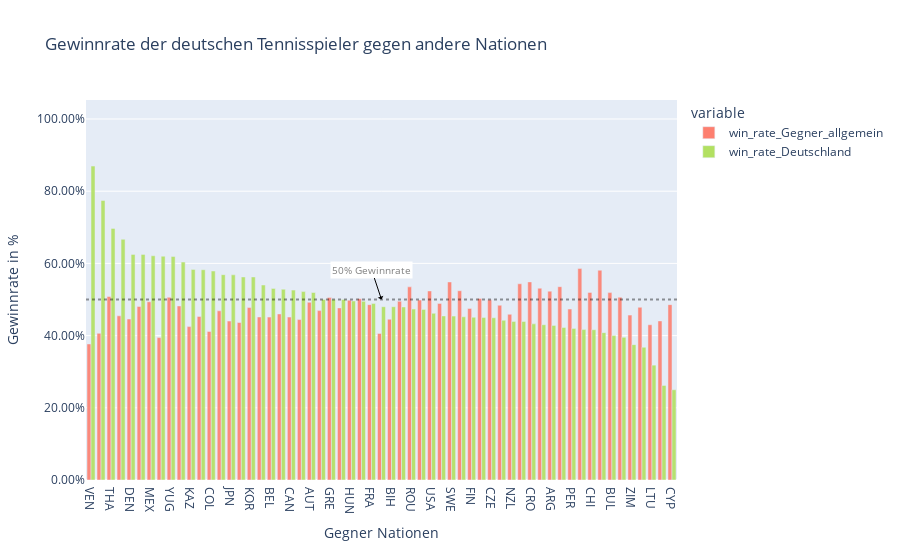

Source (notebook cell):
### Code cell
fig = px.bar(df_merge3, 
            y=['win_rate_Gegner_allgemein', 'win_rate_Deutschland'], 
            x='index',
            title='Gewinnrate der deutschen Tennisspieler gegen andere Nationen',
            barmode="group", 
            color_discrete_sequence= ["#fd7f6f", "#b2e061"],
            opacity=0.9,
            hover_data=['Name'])

fig.add_hline(y=0.5, opacity=0.4, line_dash='dot', line_color='black')

fig.add_annotation(text="50% Gewinnrate",
                xref='paper',
                y=performance['Win_Rate'].mean(),
                arrowhead=1, 
                showarrow=True, 
                arrowcolor='black',        
                bgcolor='white',
                font=dict(size=10, color='grey'))

fig.update_yaxes(tickformat=".2%")
fig.update_yaxes(title='Gewinnrate in %')
fig.update_xaxes(title='Gegner Nationen')
fig.show()

### Figure 1 — Plotly figure (JSON) as saved in the notebook; plotly's stock layout.template omitted (floating-point values rounded to 4 significant figures; data arrays with more than 128 entries replaced by an {"elided": "..."} marker saying what was removed)
{"data": [{"alignmentgroup": "True", "customdata": {"elided": "142x1 str values"}, "hovertemplate": "variable=win_rate_Gegner_allgemein<br>index=%{x}<br>value=%{y}<br>Name=%{customdata[0]}<extra></extra>", "legendgroup": "win_rate_Gegner_allgemein", "marker": {"color": "#fd7f6f", "opacity": 0.9, "pattern": {"shape": ""}}, "name": "win_rate_Gegner_allgemein", "offsetgroup": "win_rate_Gegner_allgemein", "orientation": "v", "showlegend": true, "textposition": "auto", "type": "bar", "x": {"elided": "142 str values"}, "xaxis": "x", "y": {"elided": "142 float values"}, "yaxis": "y"}, {"alignmentgroup": "True", "customdata": {"elided": "142x1 str values"}, "hovertemplate": "variable=win_rate_Deutschland<br>index=%{x}<br>value=%{y}<br>Name=%{customdata[0]}<extra></extra>", "legendgroup": "win_rate_Deutschland", "marker": {"color": "#b2e061", "opacity": 0.9, "pattern": {"shape": ""}}, "name": "win_rate_Deutschland", "offsetgroup": "win_rate_Deutschland", "orientation": "v", "showlegend": true, "textposition": "auto", "type": "bar", "x": {"elided": "142 str values"}, "xaxis": "x", "y": {"elided": "142 float values"}, "yaxis": "y"}], "layout": {"annotations": [{"arrowcolor": "black", "arrowhead": 1, "bgcolor": "white", "font": {"color": "grey", "size": 10}, "showarrow": true, "text": "50% Gewinnrate", "xref": "paper", "y": 0.4999}], "barmode": "group", "legend": {"title": {"text": "variable"}, "tracegroupgap": 0}, "shapes": [{"line": {"color": "black", "dash": "dot"}, "opacity": 0.4, "type": "line", "x0": 0, "x1": 1, "xref": "x domain", "y0": 0.5, "y1": 0.5, "yref": "y"}], "title": {"text": "Gewinnrate der deutschen Tennisspieler gegen andere Nationen"}, "xaxis": {"anchor": "y", "domain": [0, 1], "title": {"text": "Gegner Nationen"}}, "yaxis": {"anchor": "x", "domain": [0, 1], "tickformat": ".2%", "title": {"text": "Gewinnrate in %"}}}}
